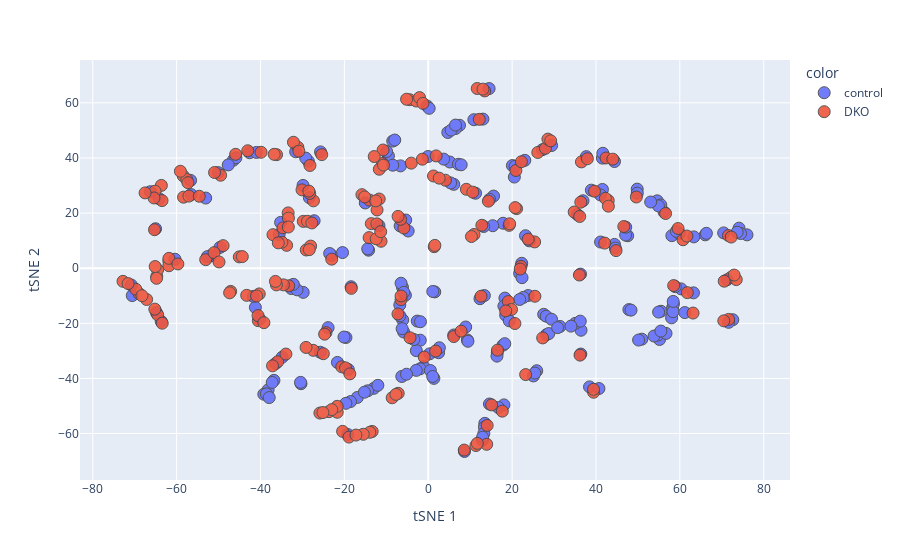

The notebook cell saved with this chart:
### Code cell
'''
PlotlytSNE(data_features, groupings, label, scaled=True, method='autoscale')
'''
PlotlytSNE(df[overlap_metabolites], df['group'], 
           'group', plot_type ='2d')

### Figure 1 — Plotly figure (JSON) as saved in the notebook; plotly's stock layout.template omitted (floating-point values rounded to 4 significant figures; data arrays with more than 128 entries replaced by an {"elided": "..."} marker saying what was removed)
{"data": [{"hovertemplate": "color=control<br>tSNE 1=%{x}<br>tSNE 2=%{y}<extra></extra>", "legendgroup": "control", "marker": {"color": "#636efa", "line": {"width": 1}, "size": 12, "symbol": "circle"}, "mode": "markers", "name": "control", "opacity": 0.9, "orientation": "v", "showlegend": true, "type": "scatter", "x": {"elided": "238 float values"}, "xaxis": "x", "y": {"elided": "238 float values"}, "yaxis": "y"}, {"hovertemplate": "color=DKO<br>tSNE 1=%{x}<br>tSNE 2=%{y}<extra></extra>", "legendgroup": "DKO", "marker": {"color": "#EF553B", "line": {"width": 1}, "size": 12, "symbol": "circle"}, "mode": "markers", "name": "DKO", "opacity": 0.9, "orientation": "v", "showlegend": true, "type": "scatter", "x": {"elided": "221 float values"}, "xaxis": "x", "y": {"elided": "221 float values"}, "yaxis": "y"}], "layout": {"legend": {"title": {"text": "color"}, "tracegroupgap": 0}, "margin": {"t": 60}, "xaxis": {"anchor": "y", "domain": [0, 1], "title": {"text": "tSNE 1"}}, "yaxis": {"anchor": "x", "domain": [0, 1], "title": {"text": "tSNE 2"}}}}
